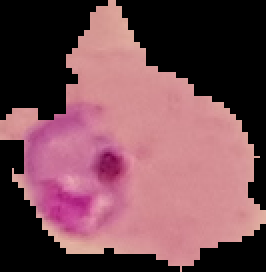
#> input picture member2/dataset/malaria/img_001.png, 133 x 136 px (shown 2 times larger)
$ python segmentation.py
#> lines starting #> are read from the running program, lines starting #| are printed output that depends on the picture; after the words box and inside, x2 and y2 are one past the last pixel; in counts of white or black regions, pixels touching at a corner belong together

import cv2
from pathlib import Path
import matplotlib.pyplot as plt

BASE_DIR = Path(__file__).resolve().parent.parent

dataset_dirs = [
    BASE_DIR / "dataset" / "malaria",
    BASE_DIR / "dataset" / "all"
]

output_base = BASE_DIR / "results" / "week2" / "segmentation"
output_base.mkdir(parents=True, exist_ok=True)

extensions = {".png", ".jpg", ".jpeg", ".bmp"}

for dataset_dir in dataset_dirs:

    if not dataset_dir.exists():
        print("Dataset folder not found:", dataset_dir)
        continue

    output_dir = output_base / dataset_dir.name
    output_dir.mkdir(parents=True, exist_ok=True)

    image_paths = [
        p for p in dataset_dir.iterdir()
        if p.is_file() and p.suffix.lower() in extensions
    ]

    if not image_paths:
        print("No images found in:", dataset_dir)
        continue

    for path in image_paths:

        image = cv2.imread(str(path))
#> image is the input picture: shape (136, 133, 3); mean B, G, R 83.3, 74.9, 117.6

        if image is None:
            print("Cannot read image:", path.name)
            continue

        resized = cv2.resize(image, (512, 512))
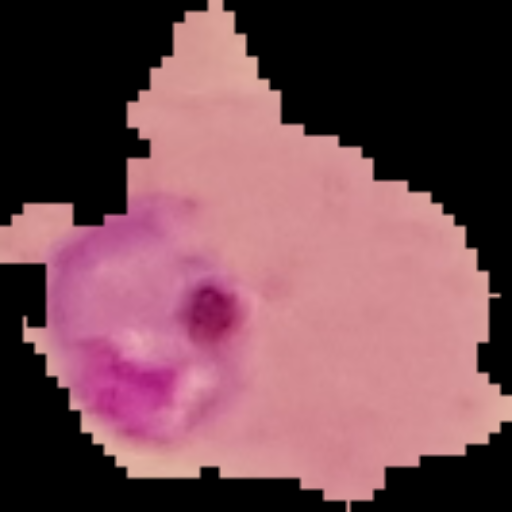
#> resized: shape (512, 512, 3); mean B, G, R 83.2, 74.8, 117.5

        gray = cv2.cvtColor(
            resized, cv2.COLOR_BGR2GRAY
        )
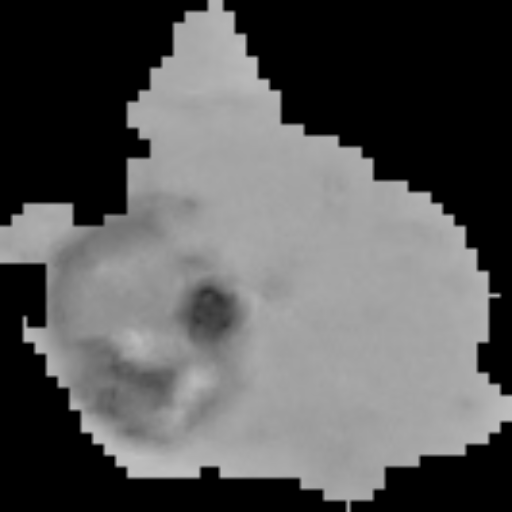
#> gray: shape (512, 512); min 0, max 193, mean 88.6

        blurred = cv2.GaussianBlur(
            gray, (5, 5), 0
        )

        # Otsu thresholding
        _, otsu = cv2.threshold(
            blurred,
            0,
            255,
            cv2.THRESH_BINARY + cv2.THRESH_OTSU
        )
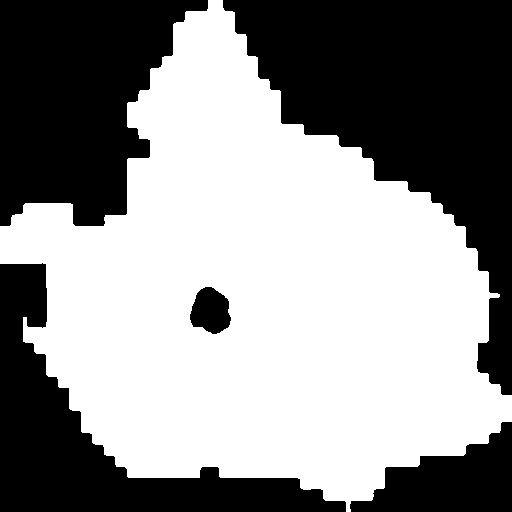
#> otsu: shape (512, 512); 56% white; 5 black regions, box (x1, y1, x2, y2) and area: (223, 0, 512, 395) 49213, (0, 0, 208, 226) 31877, (0, 263, 346, 512) 24798, (350, 422, 512, 512) 8169, (190, 287, 231, 334) 1409

        # Adaptive thresholding
        adaptive = cv2.adaptiveThreshold(
            blurred,
            255,
            cv2.ADAPTIVE_THRESH_GAUSSIAN_C,
            cv2.THRESH_BINARY,
            21,
            5
        )
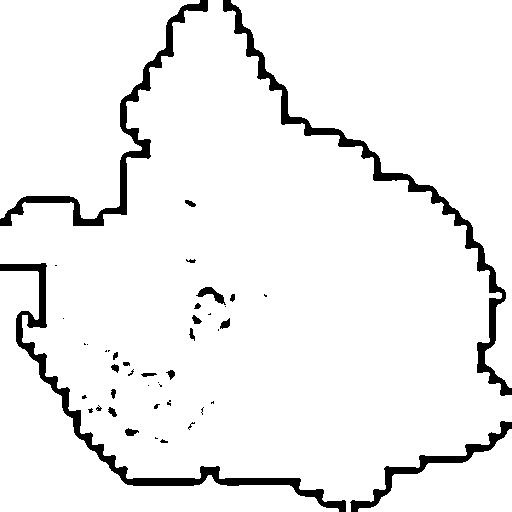
#> adaptive: shape (512, 512); 94.4% white; 44 black regions (23 under 20 px), largest, box (x1, y1, x2, y2) and area: (223, 0, 512, 396) 4477, (0, 263, 346, 512) 4362, (0, 0, 208, 226) 3238

        # Morphological operations on Otsu mask
        kernel = cv2.getStructuringElement(
            cv2.MORPH_ELLIPSE, (3, 3)
        )

        opening = cv2.morphologyEx(
            otsu, cv2.MORPH_OPEN, kernel
        )
#> opening: shape (512, 512); 55.9% white; 5 black regions, box (x1, y1, x2, y2) and area: (223, 0, 512, 395) 49220, (0, 0, 208, 226) 31882, (0, 263, 346, 512) 24804, (350, 422, 512, 512) 8170, (190, 287, 231, 334) 1410

        closing = cv2.morphologyEx(
            opening, cv2.MORPH_CLOSE, kernel
        )
#> closing: shape (512, 512); 56% white; 5 black regions, box (x1, y1, x2, y2) and area: (223, 0, 512, 395) 49216, (0, 0, 208, 226) 31876, (0, 263, 346, 512) 24796, (350, 422, 512, 512) 8167, (190, 287, 231, 334) 1409

        filename = path.stem

        outputs = {
            "gray": gray,
            "otsu": otsu,
            "adaptive": adaptive,
            "opening": opening,
            "morphology": closing
        }

        for name, result in outputs.items():
            save_path = output_dir / f"{filename}_{name}.png"
            cv2.imwrite(str(save_path), result)
#> this loop made 5 passes
#> name on passes 1 to 5: 'gray', 'otsu', 'adaptive', 'opening', 'morphology'

        original_rgb = cv2.cvtColor(
            resized, cv2.COLOR_BGR2RGB
        )

        plt.figure(figsize=(14, 8))

        plt.subplot(2, 2, 1)
        plt.imshow(original_rgb)
        plt.title("Original Image")
        plt.axis("off")

        plt.subplot(2, 2, 2)
        plt.imshow(otsu, cmap="gray")
        plt.title("Otsu Thresholding")
        plt.axis("off")

        plt.subplot(2, 2, 3)
        plt.imshow(adaptive, cmap="gray")
        plt.title("Adaptive Thresholding")
        plt.axis("off")

        plt.subplot(2, 2, 4)
        plt.imshow(closing, cmap="gray")
        plt.title("Morphological Processing")
        plt.axis("off")

        plt.suptitle(
            f"{dataset_dir.name.upper()} - {path.name}"
        )

        plt.tight_layout()
        plt.show()

        print("Processed:", path.name)
        print("Saved to:", output_dir)
#> pass 2 of the loop `for dataset_dir in dataset_dirs:`:
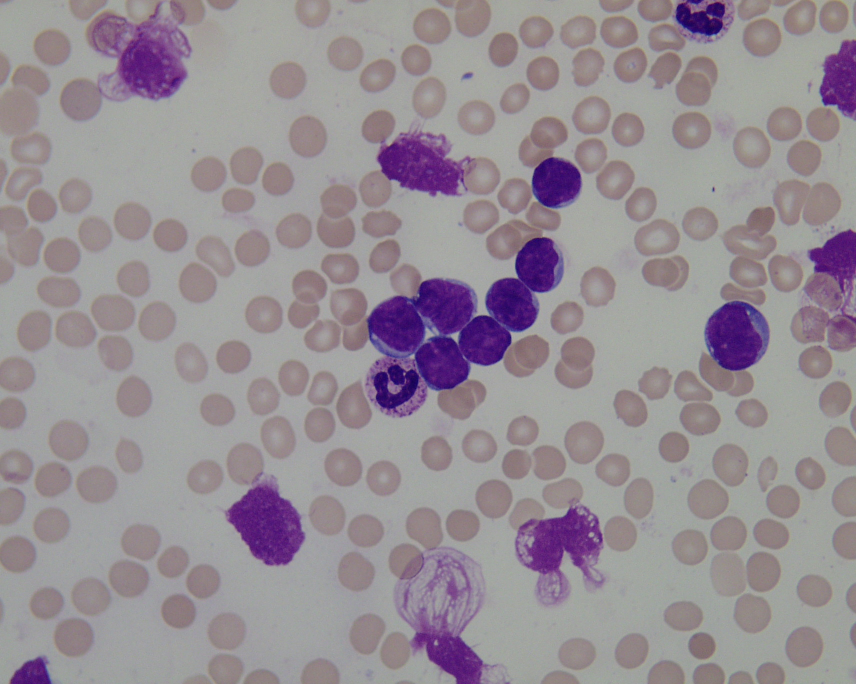
#> input picture member2/dataset/all/Im001_1.jpg, 1712 x 1368 px (shown at 1/2 size)
#> image is the input picture: shape (1368, 1712, 3); mean B, G, R 148.6, 141.6, 150.4
#> otsu: shape (512, 512); 92.4% white; 26 black regions (10 under 20 px), largest, box (x1, y1, x2, y2) and area: (219, 177, 336, 311) 7098, (136, 363, 182, 423) 1806, (226, 101, 278, 146) 1531
#> `adaptive = cv2.adaptiveThreshold( blurred, 255, cv2.ADAPTIVE_THRESH_GA..`:
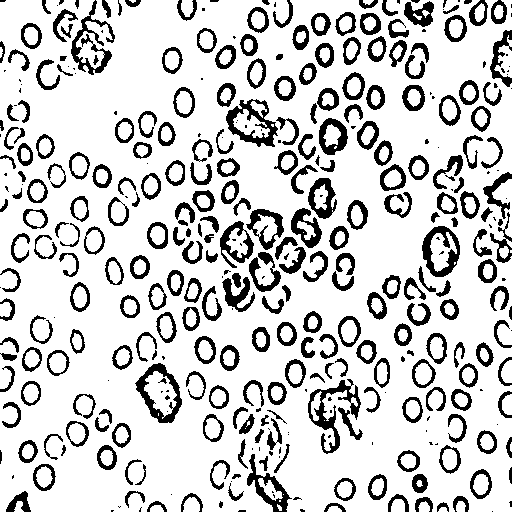
#> adaptive: shape (512, 512); 80.4% white; 382 black regions (113 under 20 px), largest, box (x1, y1, x2, y2) and area: (308, 379, 361, 454) 1100, (226, 99, 278, 147) 968, (135, 363, 182, 423) 919
#> kernel = [[0, 1, 0], [1, 1, 1], [0, 1, 0]]
#> opening: shape (512, 512); 92.3% white; 24 black regions (9 under 20 px), largest, box (x1, y1, x2, y2) and area: (219, 177, 336, 311) 7148, (136, 363, 182, 423) 1806, (226, 101, 278, 146) 1536
#> `closing = cv2.morphologyEx( opening, cv2.MORPH_CLOSE, kernel )`:
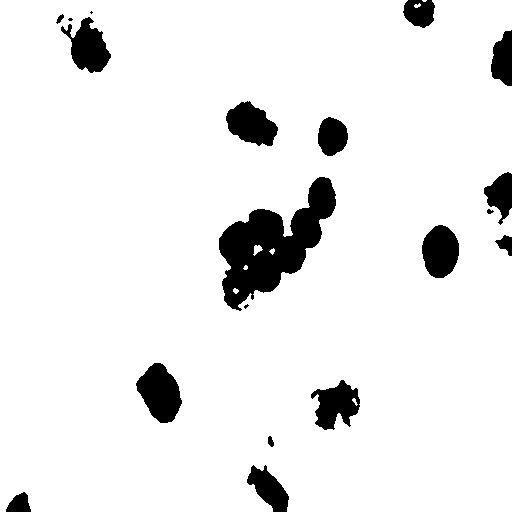
#> closing: shape (512, 512); 92.4% white; 19 black regions (3 under 20 px), largest, box (x1, y1, x2, y2) and area: (219, 177, 336, 311) 7141, (136, 363, 182, 423) 1803, (226, 101, 278, 146) 1532
#> the loop `for name, result in outputs.items():` made 5 passes

print("Day 3 segmentation completed.")
